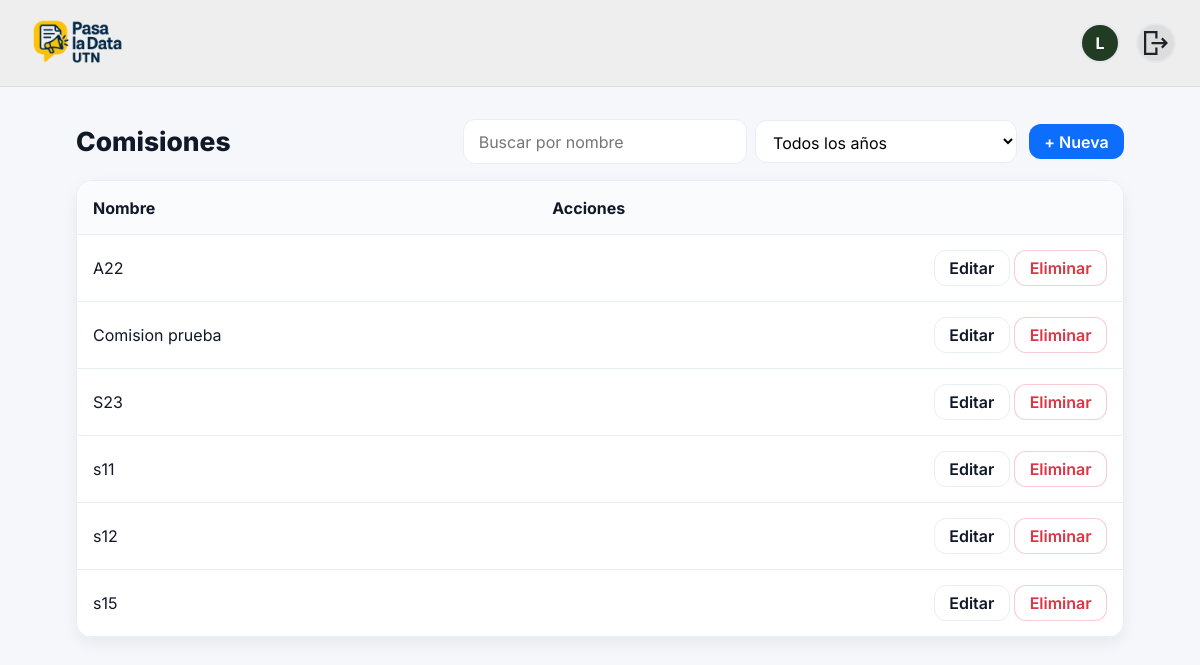
The app's page /academics/admin/comisiones/ (signed in), older data.
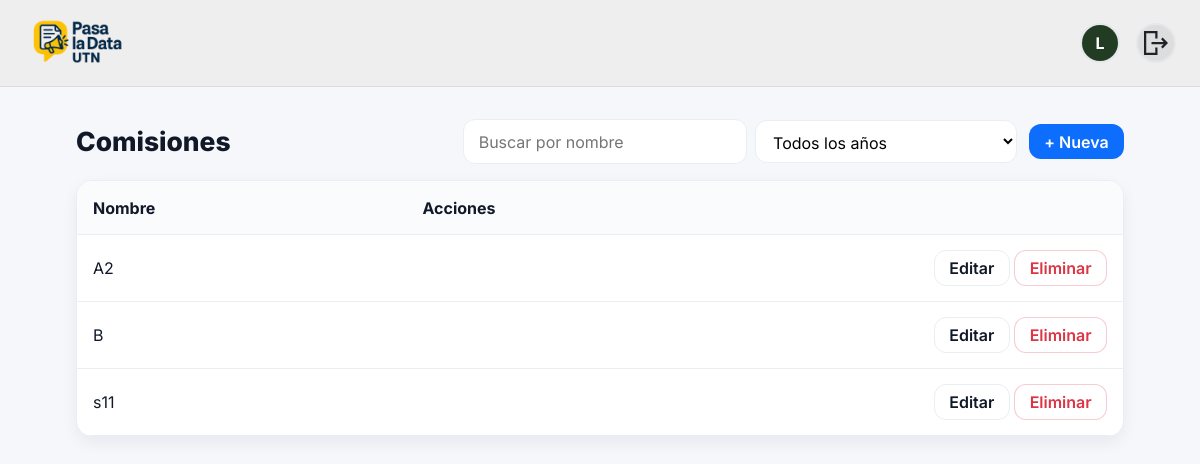
The same page, newer data.
### academics/models.py (models this page shows, shortened)
class Comision(models.Model):
    nombre = models.CharField(max_length=120, unique=True)
    icono = models.CharField(max_length=4096, blank=True, null=True)
    imagen = models.ImageField(upload_to="materias/", blank=True, null=True)
    class Meta:
        ordering = ["nombre"]

### academics/views.py (the view)
# urls.py: path("admin/comisiones/", views.comision_list, name="comision_list"),
@login_required
def comision_list(request):
    q = (request.GET.get("q") or "").strip()
    year = (request.GET.get("year") or "").strip()
    qs = Comision.objects.all().order_by("nombre")
    if q:
        qs = qs.filter(nombre__icontains=q)
    if year.isdigit():
        year_int = int(year)
        subq = MateriaComisionAnio.objects.filter(comision_id=OuterRef("pk"), anio=year_int)
        qs = qs.annotate(has_year=Exists(subq)).filter(has_year=True)
    years = (MateriaComisionAnio.objects.order_by("-anio")
                .values_list("anio", flat=True).distinct())
    return render(request, "academics/comision_list_admin.html", {
        "comisiones": qs,
        "q": q,
        "years": years,
        "selected_year": int(year) if year.isdigit() else None,
        "create_url": "academics:comision_create",
        "update_name": "academics:comision_update",
        "delete_name": "academics:comision_delete",
    })

### academics/templates/academics/comision_list_admin.html (shortened to what this page needs)
{% extends "base.html" %}
{% load static %}
{% block extra_head %}
<link rel="stylesheet" href="{% static 'academics/css/academics.css' %}">
{% endblock %}
{% block content %}
<div class="ap-wrap">
  <div class="ap-toolbar">
    <h1 class="ap-title">Comisiones</h1>
    <div class="ap-actions">
      <form method="get" class="ap-search" style="display:flex; gap:.5rem; align-items:center;">
        <input type="text" name="q" value="{{ q }}" placeholder="Buscar por nombre">
        <select name="year" class="ap-select" onchange="this.form.submit()">
          <option value="">Todos los años</option>
        </select>
      </form>
      <a href="{% url create_url %}" class="ap-btn ap-btn-primary">+ Nueva</a>
    </div>
  </div>
  <div class="ap-card ap-table-wrap">
    <table class="ap-table">
      <thead>
        <tr>
          <th>Nombre</th>
          <th class="ap-right">Acciones</th>
        </tr>
      </thead>
      <tbody>
        {% for c in comisiones %}
          <tr>
            <td class="ap-name">{{ c.nombre }}</td>
            <td class="ap-right">
              <a href="{% url update_name c.id %}" class="ap-btn ap-btn-light">Editar</a>
              <a href="{% url delete_name c.id %}" class="ap-btn ap-btn-danger">Eliminar</a>
            </td>
          </tr>
        {% empty %}
          <tr><td colspan="2" class="ap-muted">No hay comisiones para los filtros aplicados.</td></tr>
        {% endfor %}
      </tbody>
    </table>
  </div>
</div>
{% endblock %}

Row changes from the older to the newer data that the page shows:
removed Comision: nombre "Comision prueba"
removed Comision: nombre "S23"
removed Comision: nombre "s15"
changed Comision (number 1 of 3 on the later page): nombre "A22" → "A2"
changed Comision (number 2 of 3 on the later page): nombre "s12" → "B"; moves up the list
